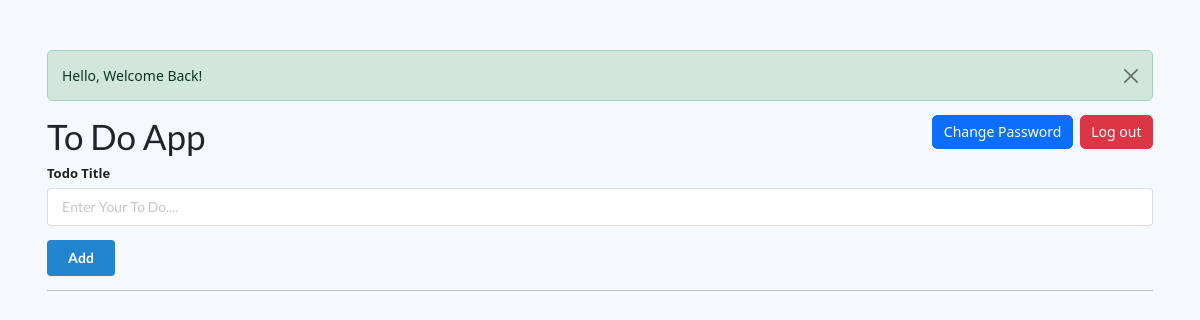
The page /home (signed in) on the database as committed earlier.
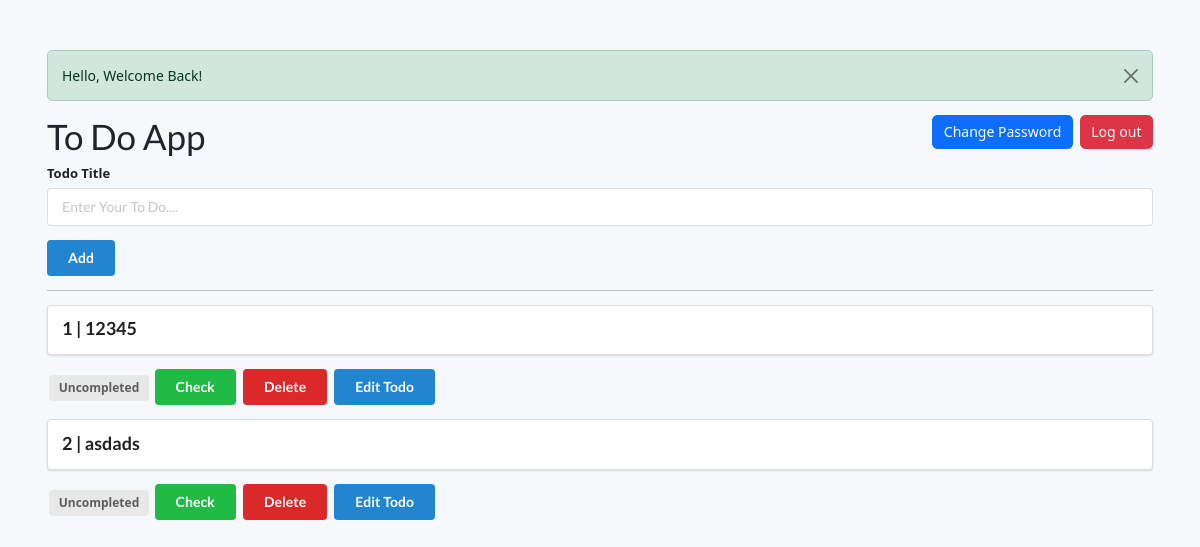
The same page on the database as committed later.
### flasktodo/models.py (models this page shows, shortened)
class Todo(db.Model):
    id =db.Column(db.Integer,primary_key=True)
    title=db.Column(db.String(150),nullable=False)
    status=db.Column(db.Boolean)
    user_id=db.Column(db.Integer,db.ForeignKey('user.id'),nullable=False)

### flasktodo/routes.py (the view)
@app.route("/home",methods=["GET","POST"])
@jwt_required(refresh=True)
def home():
    flash(f'Hello, Welcome Back!',category="success")
    current_user=get_jwt_identity()
    user=User().query.filter_by(email=str(current_user)).first()
    csrf_access_token = request.cookies.get('csrf_access_token')
    print(csrf_access_token)
    csrf_refresh_token = request.cookies.get('csrf_refresh_token')
    print(csrf_refresh_token)
    todo_lists=Todo.query.filter_by(user_id=user.id)
    return render_template("todo.html",todo_lists=todo_lists,csrf_access_token=csrf_access_token,csrf_refresh_token=csrf_refresh_token),200

### flasktodo/routes.py (called while the page is built, shortened)
@app.after_request
def check_access_expiry(response):
    print(response)
    try:
        expire_time = get_jwt()["exp"]
        print(expire_time)
        now =  datetime.now(timezone.utc)
        print(now)
        target_timestamp = datetime.timestamp(now + timedelta(seconds=10))
        return response
    except(RuntimeError,KeyError):
        return response

### flasktodo/templates/todo.html (shortened to what this page needs)
<!DOCTYPE html>
<html lang="en">
<head>
    <link rel="stylesheet" href="https://cdn.jsdelivr.net/npm/semantic-ui@2.4.2/dist/semantic.min.css">
    <link href="https://cdn.jsdelivr.net/npm/bootstrap@5.3.5/dist/css/bootstrap.min.css" rel="stylesheet">
    <link rel="stylesheet" href="static/main.css">
</head>
<body>
    <div style="margin-top: 50px;" class="ui container">
        {% with messages = get_flashed_messages(with_categories=True) %}
            {% if messages %}
                {% for category,message in messages %}
                    <div class="alert alert-{{category}} alert-dismissible fade show" role="alert"">
                        {{message}}
                        <button type="button" class="btn-close" data-dismiss="alert" aria-label="Close"></button>
                    </div>
                {% endfor %}
            {% endif %}
        {% endwith %}
        <div class="d-flex">
        <h1 class="me-auto" >To Do App</h1>
        <button type="button" class="btn btn-primary align-self-baseline me-2" data-toggle="modal" data-target="#passModal">Change Password</button>
        <a href="/logout" class="btn btn-danger align-self-baseline">Log out</a>
        </div>
        <form action="/add" class="ui form" method="post">
            <div class="field ">
                <label>Todo Title</label>
                <input type="text" name="title" placeholder="Enter Your To Do...." required><br>
            </div>
                <button class="ui blue button" type="submit"> Add </button>
        </form>
        <hr>
        {% for todo in todo_lists %}
        <div class="ui segment">
            <p class="ui big header">{{ todo.id }} | {{ todo.title }} </p>
        </div>
        {% if todo.status == False %}
        <span class="ui gray label"> Uncompleted </span>
        <a class="ui green button" href="/update_status/{{ todo.id }}"> Check </a>
        {% else %}
        <span class="ui green label"> Completed </span>
        <a class="ui grey button" href="/update_status/{{ todo.id }}"> Uncheck </a>
        {% endif %}
        <a class="ui red button" href="/delete/{{ todo.id }}"> Delete </a>
        <button type="button" class="ui blue button" data-toggle="modal" data-target="#editModal">
            Edit Todo
        </button>
        {% endfor %}
</body>
</html>

Rows that differ between the two databases and show on the page:
added Todo: id "1", title "12345"
added Todo: id "2", title "asdads"
